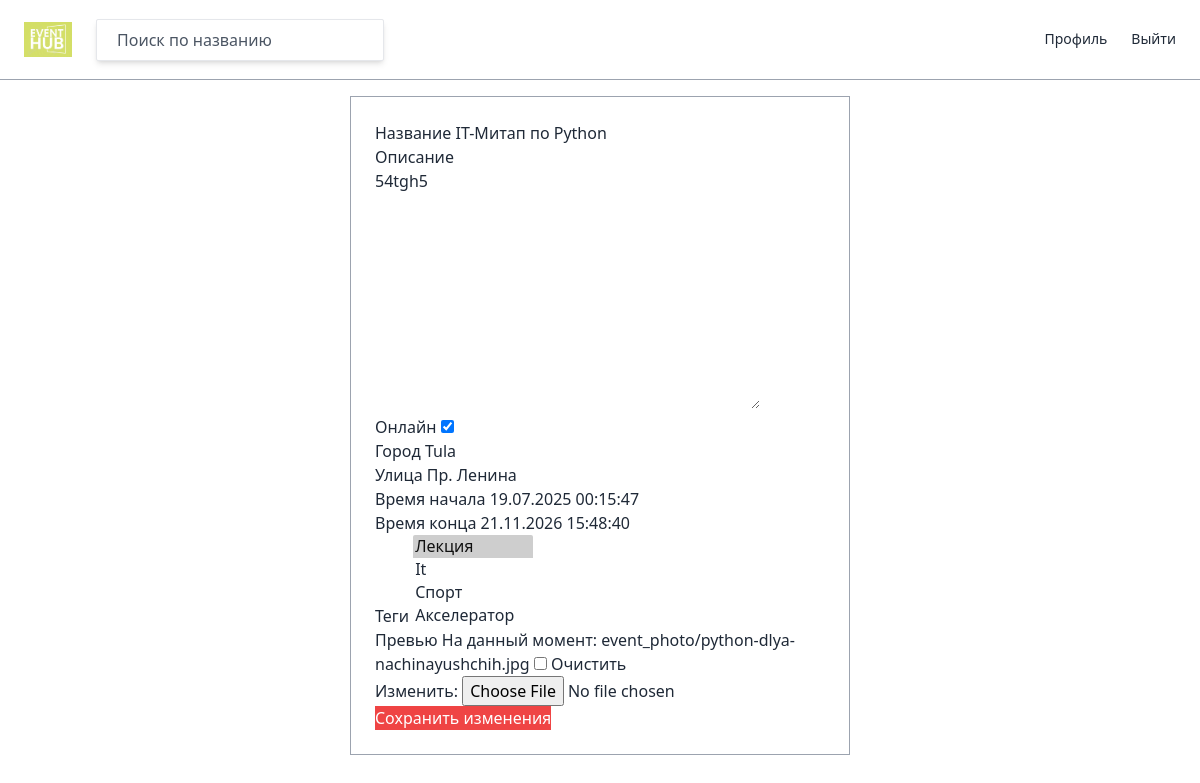
The app's page /event/31/update/ (signed in) with its own data.
### events/models.py (models this page shows, shortened)
class Event(core_models.TimeStampedModel):
    class Meta:
        verbose_name = 'Мероприятие'
        verbose_name_plural = 'Мероприятия'
    title = models.CharField(max_length=100, verbose_name="название")
    description = models.TextField(blank=True, null=True, verbose_name="описание")
    online = models.BooleanField(default=True, verbose_name="онлайн")
    city = models.CharField(max_length=60, null=True, verbose_name="город")
    street = models.CharField(blank=True, null=True, max_length=100, verbose_name="улица")
    time_start = models.DateTimeField(verbose_name="время начала")
    time_end = models.DateTimeField(blank=True, null=True, verbose_name="время конца")
    tags = models.ManyToManyField("Tag", related_name="events", blank=True, verbose_name="теги")
    participants = models.ManyToManyField(
        User, related_name="events", blank=True, verbose_name="участники")
    preview = models.ImageField(upload_to="event_photo", blank=True, null=True, verbose_name="превью")
    host = models.ForeignKey(User, on_delete=models.CASCADE, null=True, verbose_name="организатор")

### events/views.py (the view)
# urls.py: path('event/<int:pk>/update/', views.EditEventView.as_view(), name="update"),
class EditEventView(UpdateView):
    model = models.Event
    fields = [
        "title",
        "description",
        "online",
        "city",
        "street",
        "time_start",
        "time_end",
        "tags",
        "preview",
    ]
    template_name = "events/event_edit.html"
    def get_object(self, queryset=None):
        room = super().get_object(queryset=queryset)
        if room.host.pk != self.request.user.pk:
            raise Http404()
        return room

### events/models.py (called while the page is built)
    def __str__(self):
        return f"{self.title}"

### users/models.py (called while the page is built)
    def get_absolute_url(self):
        return reverse("users:profile", kwargs={"pk": self.pk})

### templates/events/event_edit.html (shortened to what this page needs)
{% extends "base.html" %}
{% block content %}
    <div class="container lg:w-5/12 md:w-1/2 xl:w-1/4 mx-auto my-10 flex flex-col items-center border p-6 border-gray-400">
        {% include 'mixins/event/event_form.html' with form=form cta="Сохранить изменения" %}
    </div>
{% endblock content %}

### templates/mixins/event/event_input.html (shortened to what this page needs)
<div class="input w-full {% if field.errors %}has_error{% endif %}">
    {{ field.label }}
    {{ field }}
</div>

### records on screen
Event: form "IT-Митап по Python" "54tgh5" "☑" "Tula" "Пр. Ленина" "19.07.2025 00:15:47" "21.11.2026 15:48:40"

### other values on screen
{{ field.label }} "Название" "Описание" "Онлайн" "Город" "Улица" "Время начала" "Время конца" "Теги" "Превью"
{{ cta }} "Сохранить изменения"
